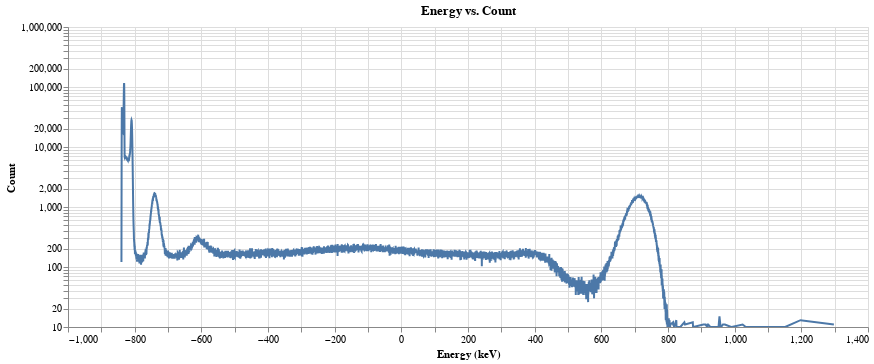

Notebook source saved alongside this figure:
### Code cell
threshold = 10  # Set the threshold value

# Filter the counts based on the threshold
Ca137_data_Filtered = Ca137_data[Ca137_data['Count'] >= threshold]

# Create the Altair chart with log scale
alt.Chart(Ca137_data_Filtered).mark_line().encode(
    x='Energy (keV)',
    y=alt.Y('Count', scale=alt.Scale(type='log'))  # Set the y-axis scale to log
).interactive().properties(
    title='Energy vs. Count',
    width=800
)

### Figure 1 — Vega-Lite specification as saved in the notebook (floating-point values rounded to 4 significant figures; data arrays with more than 128 entries replaced by an {"elided": "..."} marker saying what was removed)
{"config": {"view": {"continuousWidth": 300, "continuousHeight": 300}}, "data": {"name": "data-9af4d9a67ed6d4e70a8ed87a3abbcfb7"}, "mark": {"type": "line"}, "encoding": {"x": {"field": "Energy (keV)", "type": "quantitative"}, "y": {"field": "Count", "scale": {"type": "log"}, "type": "quantitative"}}, "params": [{"name": "param_28", "select": {"type": "interval", "encodings": ["x", "y"]}, "bind": "scales"}], "title": "Energy vs. Count", "width": 800, "$schema": "https://vega.github.io/schema/vega-lite/v5.8.0.json", "datasets": {"data-9af4d9a67ed6d4e70a8ed87a3abbcfb7": {"elided": "5754 records"}}}
